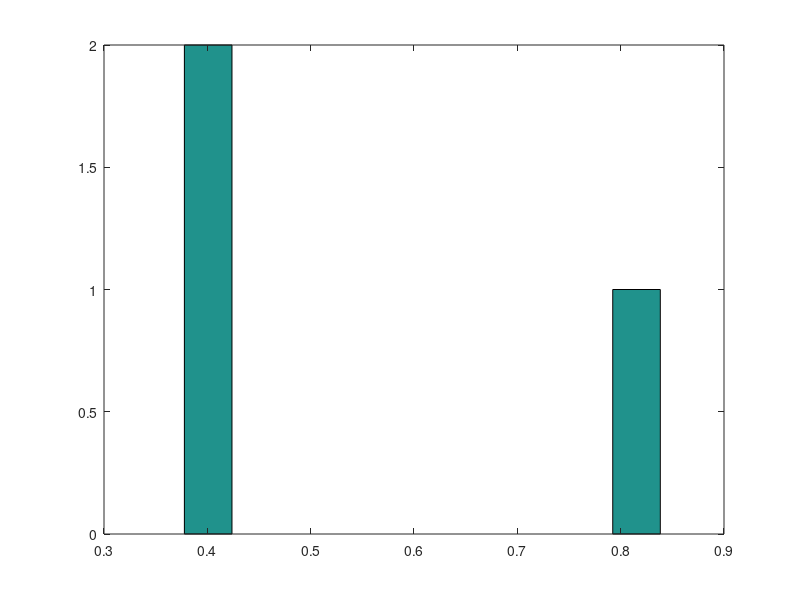
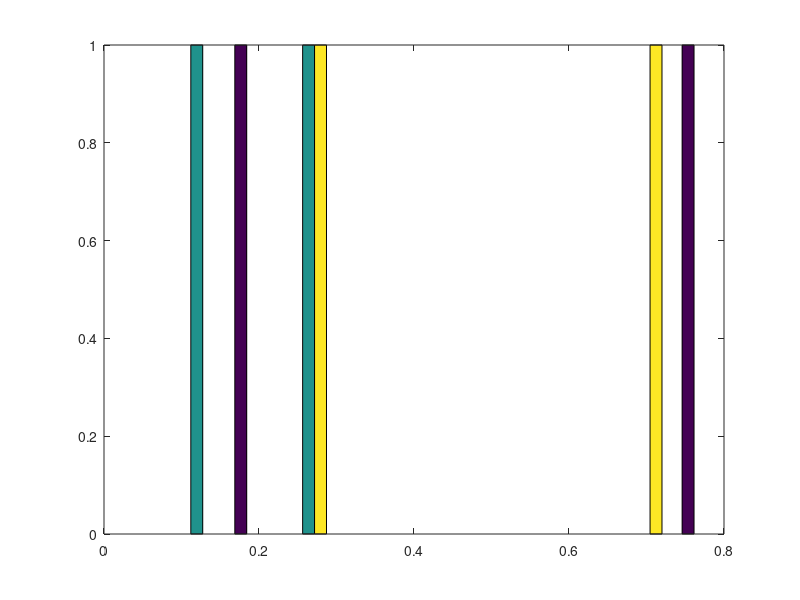

The MATLAB source for these figures, in order:
clc
close all
clear all
a=rand(1,3)
figure
hist(a)
b=eye(1,5)
c=zeros(2,2)
d=ones(1,2)
e=rand(2,3)
figure
hist(e)
f=ones(2,2)
g=[1,2,3;4,5,6;7,8,9]
size(g)